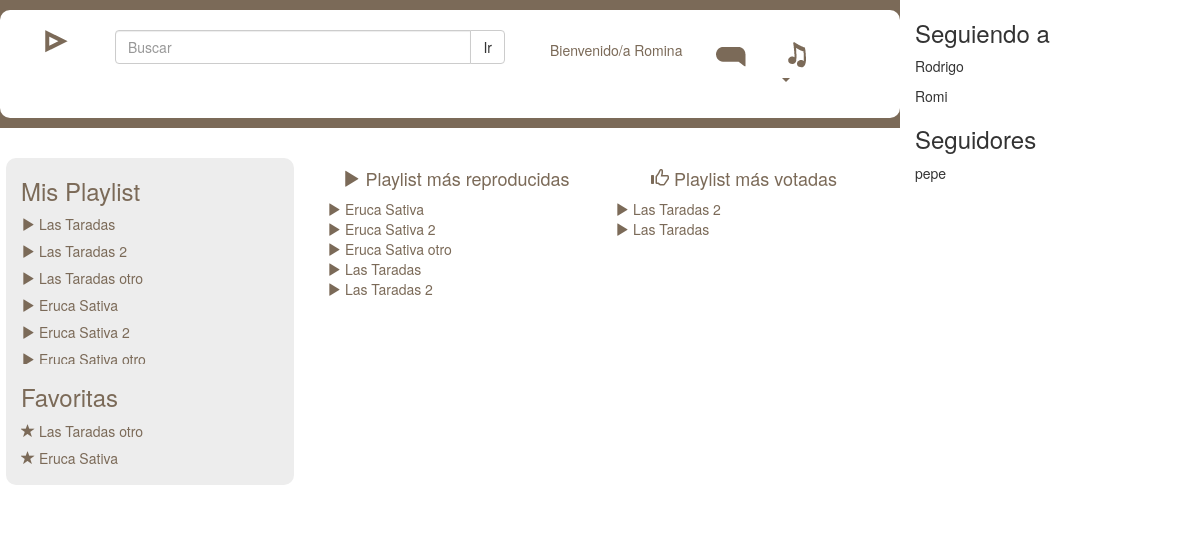
Page /proyecto/principal.php (signed in) on the committed database.
### tables this page shows
CREATE TABLE `playlist` (
  `id_playlist` int(11) NOT NULL,
  `nombre` varchar(50) DEFAULT NULL,
  `foto` varchar(50) DEFAULT NULL,
  `qr` varchar(50) DEFAULT NULL,
  `id_usuario` int(11) DEFAULT NULL,
  `esta_bloqueada` tinyint(1) DEFAULT NULL,
  `id_color` int(11) DEFAULT NULL,
  `cantidad_reproduccion` int(11) DEFAULT NULL,
  `id_genero` int(11) DEFAULT NULL,
  `id_tipo_acceso` int(11) DEFAULT NULL
);

CREATE TABLE `favorita` (
  `id_favorita` int(11) NOT NULL,
  `id_usuario` int(11) DEFAULT NULL,
  `id_playlist` int(11) DEFAULT NULL
);

CREATE TABLE `seguidor_usuario` (
  `id_seguidor_usuario` int(11) NOT NULL,
  `id_seguidor` int(11) DEFAULT NULL,
  `id_usuario` int(11) DEFAULT NULL,
  `id_estado` int(11) DEFAULT NULL
);

CREATE TABLE `usuario` (
  `id_usuario` int(11) NOT NULL,
  `nombre` varchar(50) DEFAULT NULL,
  `clave` varchar(50) NOT NULL,
  `email` varchar(50) DEFAULT NULL,
  `latitud` varchar(50) DEFAULT NULL,
  `longitud` varchar(50) DEFAULT NULL,
  `es_admin` tinyint(1) DEFAULT NULL,
  `esta_bloqueado` tinyint(1) DEFAULT NULL,
  `token` varchar(100) NOT NULL,
  `estado_registro` int(11) NOT NULL
);

### proyecto/clases/BaseDatos.php (called while the page is built, shortened)
<?php
class BaseDatos{
	public function __construct($new_servidor,$new_base){
		$this->base=$new_base;
		$this->servidor=$new_servidor;
		$this->conexion=mysqli_connect($this->servidor, 'root', '', $this->base) or die("No se ha podido establecer conexion con la base de datos");
	}
}
?>

### proyecto/principal.php (the view, shortened to what this page needs)
<?php
require_once("/clases/BaseDatos.php");
 ?>
 <!DOCTYPE html>
<html lang="es">
<head>
    <link rel="stylesheet" href="css/bootstrap.css">
	<link rel="stylesheet" href="estilos/estilos_r.css">
</head>
<body>
	<div class="container-fluid">
    	<div class="row">
        	<div class="col-sm-9">
            	<div class="row  bg-primary">
                	<div class="col-sm-12 bg_blanco">
                	<form>
                        <div class="col-sm-12">
                        	<div class="row menu_iconos">
                                <div class="col-sm-1"><img class="img-responsive" src="imagenes/play.png" /></div>
                                <div class="col-lg-6">
                                    <div class="input-group">
                                      <input type="text" class="form-control" placeholder="Buscar">
                                      <span class="input-group-btn">
                                        <button class="btn btn-default" type="button">Ir</button>
                                      </span>
                                    </div>
                                  </div>
                                  <div class="col-sm-5">
                                  		 <ul class="nav nav-pills">
                                         <?php
										 if(isset($_SESSION['id'])){
										 ?>
                                          <li role="presentation"><a title="Mi cuenta" href="mi_cuenta.php">Bienvenido/a <?php echo $_SESSION['nombre']; ?></a></li>
                                          <li role="presentation"><a title="?" href="#"><img src="imagenes/icono_nube.png" class="img-responsive" /></a></li>			<li role="presentation" class="dropdown">
                                          <a title="Playlist" class="dropdown-toggle" data-toggle="dropdown" href="#" role="button" aria-haspopup="true" aria-expanded="false">
                                                <span><img src="imagenes/corchea.png" class="img-responsive" /></span>
                                                <span class="caret"></span>
                                              </a>
                                           </li>
                                          <?php
										 }else{
										  ?>
                                          <a href="index.php">Iniciar sesión</a> |  <a href="registro.php">Registrarse</a>
                                          <?php
										 }
										  ?>
                                        </ul>
                                  </div>
                                </div>
                            </div>
                        </form>
                        </div>
                    </div>
                    <div class="row">
                    	<div class="col-sm-4 bg_blanco">
                        	<div class="row">
                            	<div class="col-sm-12 bg_gris">
                                <?php
                                if(isset($_SESSION['log'])){
								?>
                                	<h3>Mis Playlist</h3>
                                    <ul class="list-unstyled alto_lista_lista">
                                    <?php
									$id=$_SESSION['id'];
									$baseDatos=new BaseDatos("localhost","spotifi");
									$sql="select * from playlist where id_usuario=$id";
									$consulta=mysqli_query($baseDatos->conexion,$sql) or die ("No se pudo realizar la insercion de datos en la base de datos");
									while($fila=mysqli_fetch_assoc($consulta)){
									?>
                                    	<li><a href="?id=<?php echo $fila['id_playlist']; ?>"> <span class="glyphicon glyphicon-play" aria-hidden="true"></span> <?php echo $fila['nombre']; ?></a></li>
                                        <?php
									}
										?>
                                    </ul>
                                    <h3>Favoritas</h3>
                                    <ul class="list-unstyled alto_lista_lista">
                                    <?php
									$sql="select favorita.*, playlist.nombre
									 from favorita, playlist
									 where favorita.id_playlist=playlist.id_playlist
									 AND favorita.id_usuario=$id";
									$consulta=mysqli_query($baseDatos->conexion,$sql) or die ("No se pudo realizar la insercion de datos en la base de datos");
									while($fila=mysqli_fetch_assoc($consulta)){
									?>
                                    	<li><a href="?id=<?php echo $fila['id_playlist']; ?>"> <span class="glyphicon glyphicon-star" aria-hidden="true"></span> <?php echo $fila['nombre']; ?></a><li>
                                        <?php
									}
										?>
                                    </ul>
                                    <?php
								}else{
									?>
                                    <?php
								}
									?>
                                </div>
                            </div>
                        </div>
                        <div class="col-sm-8 bg_blanco">
                        	<div class="row">
                            	<div class="col-sm-12 contenedor_lista">
                                <?php
								if(isset($_GET['id'])){
									$id=$_GET['id'];
									$sql="select * from playlist where id_playlist=$id";
									$consulta=mysqli_query($baseDatos->conexion,$sql) or die ("No se pudo realizar la insercion de datos en la base de datos");
									$fila=mysqli_fetch_assoc($consulta);
								?>
                                <img width="70" src="fotos_playlist/<?php echo $fila['foto'] ?>" /><h3><?php echo $fila['nombre'] ?></h3>
                                <div id="reproductorBox">
   </div>
   <select  id = "selectTrack" multiple onchange="cambiarTrack(this.options[this.selectedIndex]);">
   	<?php
	$id=$_GET['id'];
	$baseDatos=new BaseDatos("localhost","spotifi");
									echo $sql="select cancion_playlist.*, cancion.*
									  from cancion_playlist, cancion
									  where cancion.id_cancion=cancion_playlist.id_cancion
									  AND cancion_playlist.id_playlist=$id";
									$consulta=mysqli_query($baseDatos->conexion,$sql) or die ("No se pudo realizar la insercion de datos en la base de datos");
									while($fila=mysqli_fetch_assoc($consulta)){
	?>
      <option path="mp3/<?php echo $fila['archivo']; ?>"><?php echo $fila['titulo'] ?></option>
      <?php
								}
	  ?>
   </select>
   <script>cargarReproductor();</script>
                                <?php
								}else{
								?>
								<div class="row">
                                	<div class="col-sm-6">
                                    	<h4 class="alinear_centro"><span class="glyphicon glyphicon-play" aria-hidden="true"></span> Playlist más reproducidas</h4>
                                        <ul class="list-unstyled">
                                    <?php
									$baseDatos=new BaseDatos("localhost","spotifi");
									$sql="select * from playlist order by cantidad_reproduccion DESC limit 5";
									$consulta=mysqli_query($baseDatos->conexion,$sql) or die ("No se pudo realizar la insercion de datos en la base de datos");
									while($fila=mysqli_fetch_assoc($consulta)){
									?>
                                    	<li><a href="?id=<?php echo $fila['id_playlist']; ?>"> <span class="glyphicon glyphicon-play" aria-hidden="true"></span> <?php echo $fila['nombre']; ?></a></li>
                                        <?php
									}
										?>
                                    </ul>
                                    </div>
                                    <div class="col-sm-6">
                                    	<h4 class="alinear_centro"><span class="glyphicon glyphicon-thumbs-up" aria-hidden="true"></span> Playlist más votadas</h4>
                                        <ul class="list-unstyled">
                                    <?php
									$baseDatos=new BaseDatos("localhost","spotifi");
									$sql="SELECT voto.id_playlist, COUNT(*) cantidad, playlist.*
									FROM voto, playlist
									WHERE voto.id_playlist=playlist.id_playlist
									GROUP BY voto.id_playlist
									order by cantidad DESC limit 5";
																		$consulta=mysqli_query($baseDatos->conexion,$sql) or die ("No se pudo realizar la insercion de datos en la base de datos");
									while($fila=mysqli_fetch_assoc($consulta)){
									?>
                                    	<li><a href="?id=<?php echo $fila['id_playlist']; ?>"> <span class="glyphicon glyphicon-play" aria-hidden="true"></span> <?php echo $fila['nombre']; ?></a></li>
                                        <?php
									}
										?>
                                    </ul>
                                    </div>
                                </div>
                                 <?php
								}
								?>
                                </div>
                            </div>
                        </div>
                    </div>
                </div>
            <?php
				if(isset($_SESSION['id'])){
			?>
        	<div class="col-sm-3">
            	<h3>Seguiendo a</h3>
                <?php
				$id=$_SESSION['id'];
				$baseDatos=new BaseDatos("localhost","spotifi");
									$sql="SELECT seguidor_usuario.*, usuario.*
									FROM seguidor_usuario, usuario
									WHERE seguidor_usuario.id_usuario=usuario.id_usuario
									AND seguidor_usuario.id_seguidor=$id";
																		$consulta=mysqli_query($baseDatos->conexion,$sql) or die ("No se pudo realizar la insercion de datos en la base de datos");
									while($fila=mysqli_fetch_assoc($consulta)){
				?>
                <p><?php echo $fila['nombre']; ?></p>
                <?php
									}
				?>
                <h3>Seguidores</h3>
                 <?php
				$id=$_SESSION['id'];
				$baseDatos=new BaseDatos("localhost","spotifi");
									$sql="SELECT seguidor_usuario.*, usuario.*
									FROM seguidor_usuario, usuario
									WHERE seguidor_usuario.id_seguidor=usuario.id_usuario
									AND seguidor_usuario.id_usuario=$id";
																		$consulta=mysqli_query($baseDatos->conexion,$sql) or die ("No se pudo realizar la insercion de datos en la base de datos");
									while($fila=mysqli_fetch_assoc($consulta)){
				?>
                <p><?php echo $fila['nombre']; ?></p>
               <?php
									}
			   ?>
            </div>
            <?php
				}
			?>
         </div>
     </div>
</body>
</html>

### proyecto/estilos/estilos_r.css (style rules this page uses)
.bg_blanco { background:#FFF; border-radius:10px; margin:10px 0; color:#7B6A58; }
.menu_iconos { margin:20px 0; }
.bg_gris { margin:20px 2%; width:96%; background:#EDEDED; border-radius:10px; }
.contenedor_lista { margin:20px 2%; width:96%; border-radius:10px; }
.alinear_centro { text-align:center }
.alto_lista_lista { max-height:150px; overflow:scroll; overflow-x:hidden; }
.alto_lista_lista li { margin-bottom:7px; }

### rows in the picture
playlist: nombre "Las Taradas"
playlist: nombre "Las Taradas 2"
playlist: nombre "Las Taradas otro"
playlist: nombre "Eruca Sativa"
playlist: nombre "Eruca Sativa 2"
playlist: nombre "Eruca Sativa otro"
favorita: id_playlist.nombre "Las Taradas otro"
favorita: id_playlist.nombre "Eruca Sativa"
seguidor_usuario: id_usuario.nombre "Rodrigo"
seguidor_usuario: id_usuario.nombre "Romi"
seguidor_usuario: usuario.nombre "pepe"

### other values in the picture
$_SESSION['nombre'] "Romina"
